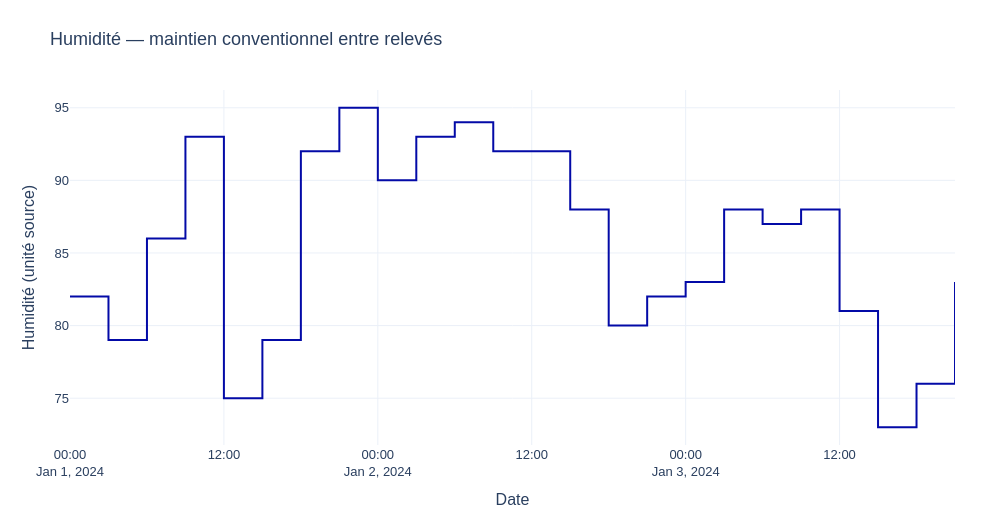

The notebook cell this image was saved under:
### Markdown cell above
### <b><div style='padding:15px;background-color:#d8dcd6;color:#030aa7;font-size:120%;text-align: left'>Plotly</div></b>

### Code cell
ID_GRAPHIQUE = '02_03'
BIBLIOTHEQUE = 'plotly'
fig=px.line(a,x='DateHeure',y='Humidite',line_shape='hv',labels={'DateHeure':'Date','Humidite':'Humidité (unité source)'})
montrer_plotly(fig,'Humidité — maintien conventionnel entre relevés')

### Figure 1 — Plotly figure (JSON) as saved in the notebook; plotly's stock layout.template omitted (floating-point values rounded to 4 significant figures)
{"data": [{"hovertemplate": "Date=%{x}<br>Humidité (unité source)=%{y}<extra></extra>", "legendgroup": "", "line": {"color": "#030aa7", "dash": "solid", "shape": "hv"}, "marker": {"symbol": "circle"}, "mode": "lines", "name": "", "orientation": "v", "showlegend": false, "type": "scatter", "x": ["2024-01-01T00:00:00.000000", "2024-01-01T03:00:00.000000", "2024-01-01T06:00:00.000000", "2024-01-01T09:00:00.000000", "2024-01-01T12:00:00.000000", "2024-01-01T15:00:00.000000", "2024-01-01T18:00:00.000000", "2024-01-01T21:00:00.000000", "2024-01-02T00:00:00.000000", "2024-01-02T03:00:00.000000", "2024-01-02T06:00:00.000000", "2024-01-02T09:00:00.000000", "2024-01-02T12:00:00.000000", "2024-01-02T15:00:00.000000", "2024-01-02T18:00:00.000000", "2024-01-02T21:00:00.000000", "2024-01-03T00:00:00.000000", "2024-01-03T03:00:00.000000", "2024-01-03T06:00:00.000000", "2024-01-03T09:00:00.000000", "2024-01-03T12:00:00.000000", "2024-01-03T15:00:00.000000", "2024-01-03T18:00:00.000000", "2024-01-03T21:00:00.000000"], "xaxis": "x", "y": [82.0, 79.0, 86.0, 93.0, 75.0, 79.0, 92.0, 95.0, 90.0, 93.0, 94.0, 92.0, 92.0, 88.0, 80.0, 82.0, 83.0, 88.0, 87.0, 88.0, 81.0, 73.0, 76.0, 83.0], "yaxis": "y"}], "layout": {"font": {"family": "Arial", "size": 13}, "height": 520, "legend": {"tracegroupgap": 0}, "margin": {"b": 75, "l": 70, "r": 45, "t": 90}, "title": {"text": "Humidité — maintien conventionnel entre relevés"}, "width": 1000, "xaxis": {"anchor": "y", "domain": [0, 1], "title": {"text": "Date"}}, "yaxis": {"anchor": "x", "domain": [0, 1], "title": {"text": "Humidité (unité source)"}}}}
